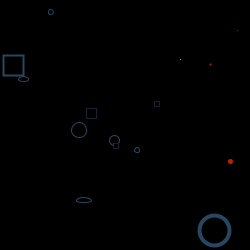
Frame 1 (no input)
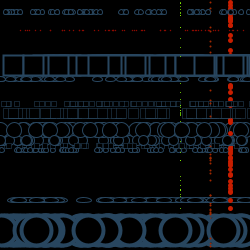
Frame 60 (the mouse pressed at the canvas centre just before this capture)
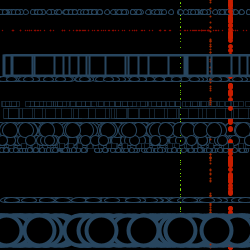
Frame 120 (the mouse held since frame 60 and released just before this capture)

The Processing sketch that drew these frames (run headless with seeded random() and noise(); from frame 60 on, the mouse is pressed at the canvas centre):

// Processing sketch: processing_18644
// ── processing_18644.pde

float counter=10;
float counterMax=10;

void setup(){
  size(250,250);
  background(0);
  smooth();
}

void draw(){
  
 //thick orange
  strokeWeight(5);
  stroke(200,30,0);
  point(230,random(250));
  
 //orange
  strokeWeight(2);
  stroke(160,40,0);
  point(210,random(250));
  
 //horizontal red
  strokeWeight(1.5);
  stroke(140,10,0);
  point(random(250),30);
 
 //green 
  strokeWeight(1);
  stroke(140,900,0);
  point(180,random(250));
  
  fill(0);
  stroke(40,70,95);
 
  strokeWeight(4);
  ellipse(random(250),230,30,30);
  
  strokeWeight(1);
  ellipse(random(250),130,15,15);
  ellipse(random(250),140,10,10);
  ellipse(random(250),150,5,5);
  
  ellipse(random(250),200,15,5);
  ellipse(random(250),79,10,5);
  ellipse(random(250),12,5,5);
  
  strokeWeight(2);
  rect(random(250),55,20,20);
 strokeWeight(0.5);
  rect(random(250),108,10,10);
  rect(random(250),143,5,5);
  rect(random(250),101,5,5);
 
  if(counter<counterMax){
        counter++ ;    
    }
  else{
    counter=1;
  }
}
    
